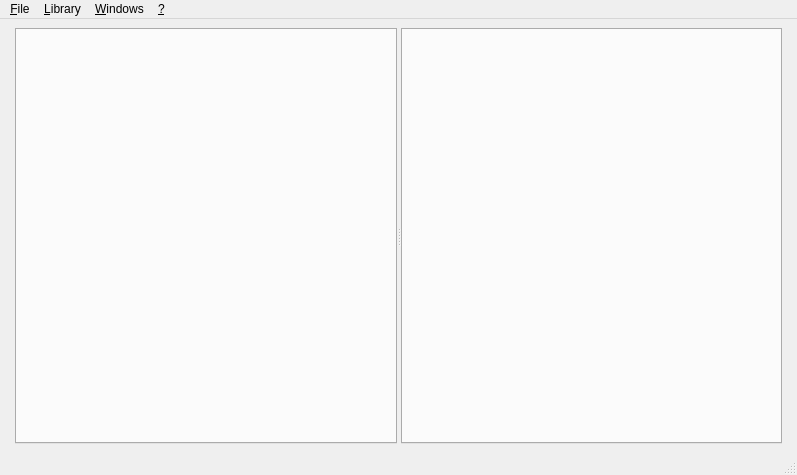
<?xml version="1.0" encoding="UTF-8"?>
<ui version="4.0">
 <class>MainWindow</class>
 <widget class="QMainWindow" name="MainWindow">
  <property name="geometry">
   <rect>
    <x>0</x>
    <y>0</y>
    <width>797</width>
    <height>475</height>
   </rect>
  </property>
  <property name="windowTitle">
   <string>Bigglesworth Library</string>
  </property>
  <widget class="QWidget" name="centralwidget">
   <layout class="QHBoxLayout" name="horizontalLayout">
    <item>
     <widget class="LeftTabBar" name="leftTabBar" native="true">
      <property name="sizePolicy">
       <sizepolicy hsizetype="Preferred" vsizetype="Expanding">
        <horstretch>0</horstretch>
        <verstretch>0</verstretch>
       </sizepolicy>
      </property>
     </widget>
    </item>
    <item>
     <widget class="CustomSplitter" name="splitter">
      <property name="orientation">
       <enum>Qt::Horizontal</enum>
      </property>
      <property name="childrenCollapsible">
       <bool>false</bool>
      </property>
      <widget class="LeftTabWidget" name="leftTabWidget">
       <property name="currentIndex">
        <number>-1</number>
       </property>
       <property name="tabsClosable">
        <bool>true</bool>
       </property>
      </widget>
      <widget class="RightTabWidget" name="rightTabWidget">
       <property name="tabsClosable">
        <bool>true</bool>
       </property>
      </widget>
     </widget>
    </item>
    <item>
     <widget class="RightTabBar" name="rightTabBar" native="true">
      <property name="sizePolicy">
       <sizepolicy hsizetype="Preferred" vsizetype="Expanding">
        <horstretch>0</horstretch>
        <verstretch>0</verstretch>
       </sizepolicy>
      </property>
     </widget>
    </item>
   </layout>
  </widget>
  <widget class="QMenuBar" name="menubar">
   <property name="geometry">
    <rect>
     <x>0</x>
     <y>0</y>
     <width>797</width>
     <height>24</height>
    </rect>
   </property>
   <widget class="QMenu" name="fileMenu">
    <property name="title">
     <string>&amp;File</string>
    </property>
    <addaction name="quitAction"/>
   </widget>
   <widget class="QMenu" name="libraryMenu">
    <property name="title">
     <string>&amp;Library</string>
    </property>
    <widget class="QMenu" name="openCollectionMenu">
     <property name="title">
      <string>Open collection</string>
     </property>
    </widget>
    <addaction name="createCollectionAction"/>
    <addaction name="openCollectionMenu"/>
    <addaction name="separator"/>
    <addaction name="manageCollectionsAction"/>
    <addaction name="separator"/>
    <addaction name="editTagsAction"/>
   </widget>
   <widget class="QMenu" name="aboutMenu">
    <property name="title">
     <string>&amp;?</string>
    </property>
    <addaction name="aboutAction"/>
   </widget>
   <widget class="QMenu" name="menuWindows">
    <property name="title">
     <string>&amp;Windows</string>
    </property>
    <addaction name="showEditorAction"/>
    <addaction name="showWavetableAction"/>
    <addaction name="separator"/>
    <addaction name="showSettingsAction"/>
    <addaction name="showGlobalsAction"/>
   </widget>
   <addaction name="fileMenu"/>
   <addaction name="libraryMenu"/>
   <addaction name="menuWindows"/>
   <addaction name="aboutMenu"/>
  </widget>
  <widget class="StatusBar" name="statusbar"/>
  <action name="createCollectionAction">
   <property name="icon">
    <iconset theme="document-new">
     <normaloff/>
    </iconset>
   </property>
   <property name="text">
    <string>Create &amp;new collection...</string>
   </property>
  </action>
  <action name="openCollectionAction">
   <property name="text">
    <string>&amp;Open collection...</string>
   </property>
  </action>
  <action name="manageCollectionsAction">
   <property name="text">
    <string>Manage &amp;collections...</string>
   </property>
  </action>
  <action name="editTagsAction">
   <property name="text">
    <string>Edit &amp;tags...</string>
   </property>
  </action>
  <action name="quitAction">
   <property name="icon">
    <iconset theme="application-exit">
     <normaloff/>
    </iconset>
   </property>
   <property name="text">
    <string>&amp;Quit Bigglesworth :-(</string>
   </property>
   <property name="toolTip">
    <string>Quit Bigglesworth :-(</string>
   </property>
   <property name="shortcut">
    <string>Ctrl+Q</string>
   </property>
  </action>
  <action name="aboutAction">
   <property name="text">
    <string>About Bigglesworth...</string>
   </property>
  </action>
  <action name="showEditorAction">
   <property name="text">
    <string>Sound &amp;editor</string>
   </property>
  </action>
  <action name="showWavetableAction">
   <property name="text">
    <string>&amp;Wavetable editor</string>
   </property>
  </action>
  <action name="showSettingsAction">
   <property name="icon">
    <iconset theme="preferences-other">
     <normaloff/>
    </iconset>
   </property>
   <property name="text">
    <string>&amp;Settings</string>
   </property>
   <property name="shortcut">
    <string>Ctrl+P</string>
   </property>
  </action>
  <action name="showGlobalsAction">
   <property name="text">
    <string>Blofeld &amp;device</string>
   </property>
  </action>
 </widget>
 <customwidgets>
  <customwidget>
   <class>CustomSplitter</class>
   <extends>QSplitter</extends>
   <header>bigglesworth.widgets</header>
   <container>1</container>
  </customwidget>
  <customwidget>
   <class>RightTabBar</class>
   <extends>QWidget</extends>
   <header>bigglesworth.widgets</header>
   <container>1</container>
  </customwidget>
  <customwidget>
   <class>LeftTabWidget</class>
   <extends>QTabWidget</extends>
   <header>bigglesworth.widgets</header>
   <container>1</container>
  </customwidget>
  <customwidget>
   <class>LeftTabBar</class>
   <extends>QWidget</extends>
   <header>bigglesworth.widgets</header>
   <container>1</container>
  </customwidget>
  <customwidget>
   <class>RightTabWidget</class>
   <extends>QTabWidget</extends>
   <header>bigglesworth.widgets</header>
   <container>1</container>
  </customwidget>
  <customwidget>
   <class>StatusBar</class>
   <extends>QStatusBar</extends>
   <header>bigglesworth.widgets</header>
  </customwidget>
 </customwidgets>
 <resources/>
 <connections/>
</ui>
